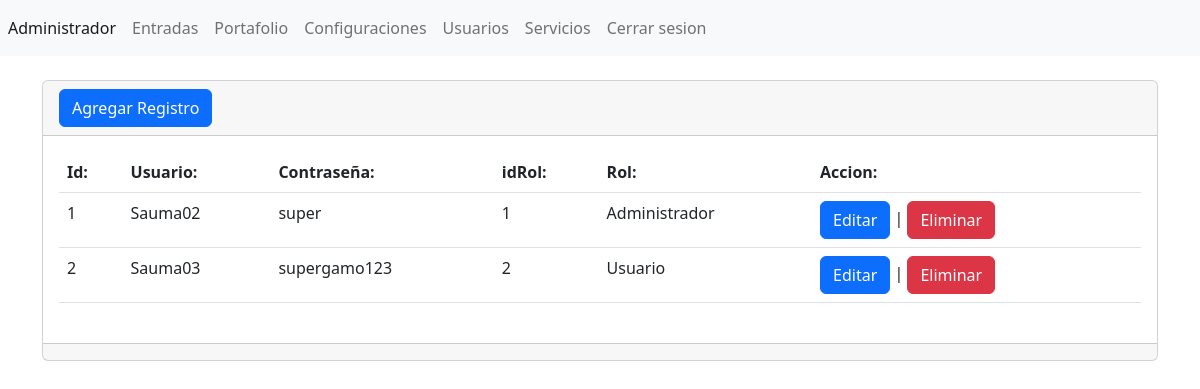
Page /admin/secciones/usuarios/index.php (signed in) on the committed database.
### tables this page shows
CREATE TABLE `usuarios` (
  `usuario` varchar(255) NOT NULL,
  `password` varchar(255) NOT NULL,
  `idrol` int(11) DEFAULT NULL,
  `id` int(11) NOT NULL
);

CREATE TABLE `permisos` (
  `id` int(11) NOT NULL,
  `rol` varchar(255) NOT NULL
);

### admin/secciones/usuarios/index.php (the view, shortened to what this page needs)
<?php
include("../../template/header.php");
include("../../db/db-connection.php");
$sentencia=$conexion->prepare("SELECT usuarios.id, usuarios.usuario, usuarios.password, usuarios.idrol , permisos.rol FROM usuarios
LEFT JOIN permisos ON usuarios.idrol = permisos.id");
$sentencia->execute();
$lista_usuarios = $sentencia->fetchAll(PDO::FETCH_ASSOC);
?>
<div class="card">
    <div class="card-header">
    <a name="" id="" class="btn btn-primary" href="crear.php" role="button">Agregar Registro</a>
    </div>
    <div class="card-body">
        <div class="table-responsive">
            <table class="table table">
                <thead>
                    <tr>
                        <th scope="col">Id:</th>
                        <th scope="col">Usuario:</th>
                        <th scope="col">Contraseña:</th>
                        <th scope="col">idRol:</th>
                        <th scope="col">Rol:</th>
                        <th scope="col">Accion:</th>
                    </tr>
                </thead>
                <tbody>
                  <?php foreach($lista_usuarios as $usuarios){ ?>
                    <tr class="">
                        <td scope="row"><?php echo $usuarios['id']?></td>
                        <td><?php echo $usuarios['usuario']?></td>
                        <td><?php echo $usuarios['password'];?></td>
                        <td><?php echo $usuarios['idrol'];?></td>
                        <td><?php echo $usuarios['rol'];?></td>
                        <td>
                        <a name="" id="" class="btn btn-primary" href="editar.php?txtID=<?php echo $usuarios['id'];?>" role="button">Editar</a>
                        |
                        <a name="" id="" class="btn btn-danger" href="index.php?txtID=<?php echo $usuarios['id'];?>" role="button">Eliminar</a>
                        </td>
                    </tr>
                    <?php } ?>
                </tbody>
            </table>
        </div>
    </div>
    <div class="card-footer text-muted">
    </div>
</div>
<?php include("../../template/footer.php"); ?>

### rows in the picture
usuarios: id "1", usuario "Sauma02", password "super", idrol "1", permisos.rol "Administrador"
usuarios: id "2", usuario "Sauma03", password "supergamo123", idrol "2", permisos.rol "Usuario"
